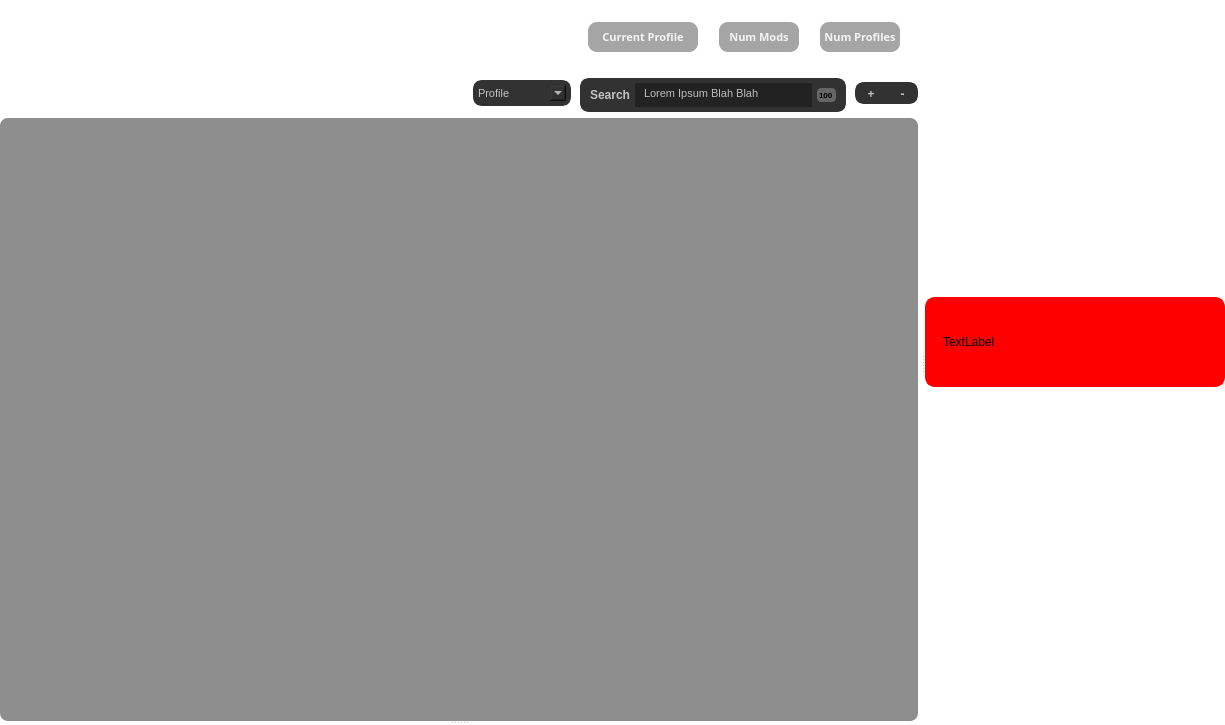
<?xml version="1.0" encoding="UTF-8"?>
<ui version="4.0">
 <class>GameManagerForm</class>
 <widget class="QWidget" name="GameManagerForm">
  <property name="geometry">
   <rect>
    <x>0</x>
    <y>0</y>
    <width>1225</width>
    <height>725</height>
   </rect>
  </property>
  <property name="windowTitle">
   <string>Form</string>
  </property>
  <property name="styleSheet">
   <string notr="true">QWidget{
	border-radius:0px;
	background-color: rgba(0,0,0,0);
}


QScrollBar:vertical{
	width:  12px;
	background-color: rgb(38, 38, 38);
	margin: 0px 0px 0px 0px;
}
QScrollBar:handle{
	min-height: 45px;
	border-radius: 4px;
	background-color: rgb(93, 93, 93);
}
QScrollBar:arrow{
	border-radius: 4px;
	background-color: rgb(103, 103, 103);
}
QScrollBar:handle:hover{
	border-radius: 4px;
	background-color: rgb(113, 113, 113);
}
QScrollBar::sub-page:vertical {
    background-color: rgb(50, 50, 50)
}

QScrollBar::add-page:vertical {
    background-color: rgb(50, 50, 50)
}</string>
  </property>
  <layout class="QGridLayout" name="gridLayout">
   <property name="leftMargin">
    <number>0</number>
   </property>
   <property name="topMargin">
    <number>0</number>
   </property>
   <property name="rightMargin">
    <number>0</number>
   </property>
   <property name="bottomMargin">
    <number>0</number>
   </property>
   <property name="spacing">
    <number>0</number>
   </property>
   <item row="0" column="0">
    <widget class="QSplitter" name="HorizontalSplitter">
     <property name="orientation">
      <enum>Qt::Horizontal</enum>
     </property>
     <property name="handleWidth">
      <number>5</number>
     </property>
     <widget class="QFrame" name="ContentFrame">
      <property name="styleSheet">
       <string notr="true">QWidget{
	background-color: rgba(0, 0, 0,0);
}</string>
      </property>
      <property name="frameShape">
       <enum>QFrame::StyledPanel</enum>
      </property>
      <property name="frameShadow">
       <enum>QFrame::Raised</enum>
      </property>
      <layout class="QVBoxLayout" name="verticalLayout">
       <property name="spacing">
        <number>0</number>
       </property>
       <property name="leftMargin">
        <number>0</number>
       </property>
       <property name="topMargin">
        <number>0</number>
       </property>
       <property name="rightMargin">
        <number>2</number>
       </property>
       <property name="bottomMargin">
        <number>0</number>
       </property>
       <item>
        <widget class="QWidget" name="DetailForm" native="true">
         <property name="sizePolicy">
          <sizepolicy hsizetype="Preferred" vsizetype="Minimum">
           <horstretch>0</horstretch>
           <verstretch>0</verstretch>
          </sizepolicy>
         </property>
         <property name="minimumSize">
          <size>
           <width>700</width>
           <height>45</height>
          </size>
         </property>
         <property name="maximumSize">
          <size>
           <width>16777215</width>
           <height>16777215</height>
          </size>
         </property>
         <property name="styleSheet">
          <string notr="true">QWidget{
	color: white;
	background-color: rgba(0, 0, 0,0);
}</string>
         </property>
         <layout class="QHBoxLayout" name="horizontalLayout">
          <property name="spacing">
           <number>0</number>
          </property>
          <property name="leftMargin">
           <number>0</number>
          </property>
          <property name="bottomMargin">
           <number>2</number>
          </property>
          <item>
           <widget class="QFrame" name="TitleFrame">
            <property name="minimumSize">
             <size>
              <width>226</width>
              <height>57</height>
             </size>
            </property>
            <property name="maximumSize">
             <size>
              <width>226</width>
              <height>57</height>
             </size>
            </property>
            <property name="styleSheet">
             <string notr="true">QWidget{
	background-color: rgba(0,0,0,0);
	border: 0px;
}</string>
            </property>
            <property name="frameShape">
             <enum>QFrame::StyledPanel</enum>
            </property>
            <property name="frameShadow">
             <enum>QFrame::Raised</enum>
            </property>
            <layout class="QVBoxLayout" name="verticalLayout_3">
             <property name="spacing">
              <number>0</number>
             </property>
             <property name="leftMargin">
              <number>0</number>
             </property>
             <property name="topMargin">
              <number>0</number>
             </property>
             <property name="rightMargin">
              <number>0</number>
             </property>
             <property name="bottomMargin">
              <number>0</number>
             </property>
             <item>
              <widget class="QWidget" name="SubLabelFrame" native="true">
               <property name="minimumSize">
                <size>
                 <width>0</width>
                 <height>0</height>
                </size>
               </property>
               <layout class="QHBoxLayout" name="horizontalLayout_5">
                <property name="spacing">
                 <number>0</number>
                </property>
                <property name="leftMargin">
                 <number>0</number>
                </property>
                <property name="topMargin">
                 <number>0</number>
                </property>
                <property name="rightMargin">
                 <number>0</number>
                </property>
                <property name="bottomMargin">
                 <number>0</number>
                </property>
                <item>
                 <spacer name="horizontalSpacer_4">
                  <property name="orientation">
                   <enum>Qt::Horizontal</enum>
                  </property>
                  <property name="sizeType">
                   <enum>QSizePolicy::Maximum</enum>
                  </property>
                  <property name="sizeHint" stdset="0">
                   <size>
                    <width>20</width>
                    <height>20</height>
                   </size>
                  </property>
                 </spacer>
                </item>
                <item>
                 <widget class="QPushButton" name="HomeLabel">
                  <property name="sizePolicy">
                   <sizepolicy hsizetype="Preferred" vsizetype="Preferred">
                    <horstretch>0</horstretch>
                    <verstretch>0</verstretch>
                   </sizepolicy>
                  </property>
                  <property name="maximumSize">
                   <size>
                    <width>45</width>
                    <height>16777215</height>
                   </size>
                  </property>
                  <property name="font">
                   <font>
                    <family>Segoe UI Variable Display Semib</family>
                    <weight>75</weight>
                    <bold>true</bold>
                   </font>
                  </property>
                  <property name="styleSheet">
                   <string notr="true">QPushButton{
	color: rgba(255,255,255,150);
	padding-top: 4px;
}

QPushButton:hover{
	color: rgba(255,255,255,200);
	padding-top: 4px;
}

QPushButton:pressed{
	color: rgba(255,255,255,180);
	padding-top: 4px;
}</string>
                  </property>
                  <property name="text">
                   <string>HOME &gt;</string>
                  </property>
                 </widget>
                </item>
                <item>
                 <spacer name="horizontalSpacer_5">
                  <property name="orientation">
                   <enum>Qt::Horizontal</enum>
                  </property>
                  <property name="sizeHint" stdset="0">
                   <size>
                    <width>157</width>
                    <height>20</height>
                   </size>
                  </property>
                 </spacer>
                </item>
               </layout>
              </widget>
             </item>
             <item>
              <widget class="QLabel" name="GameLabel">
               <property name="sizePolicy">
                <sizepolicy hsizetype="Minimum" vsizetype="Preferred">
                 <horstretch>0</horstretch>
                 <verstretch>0</verstretch>
                </sizepolicy>
               </property>
               <property name="minimumSize">
                <size>
                 <width>226</width>
                 <height>0</height>
                </size>
               </property>
               <property name="maximumSize">
                <size>
                 <width>16777215</width>
                 <height>34</height>
                </size>
               </property>
               <property name="font">
                <font>
                 <pointsize>25</pointsize>
                 <weight>75</weight>
                 <bold>true</bold>
                </font>
               </property>
               <property name="layoutDirection">
                <enum>Qt::LeftToRight</enum>
               </property>
               <property name="styleSheet">
                <string notr="true">QLabel{
	padding-left: 4px;
	padding-right: 4px;
}</string>
               </property>
               <property name="text">
                <string>TITLE</string>
               </property>
               <property name="scaledContents">
                <bool>false</bool>
               </property>
               <property name="alignment">
                <set>Qt::AlignCenter</set>
               </property>
              </widget>
             </item>
            </layout>
           </widget>
          </item>
          <item>
           <spacer name="horizontalSpacer">
            <property name="orientation">
             <enum>Qt::Horizontal</enum>
            </property>
            <property name="sizeType">
             <enum>QSizePolicy::MinimumExpanding</enum>
            </property>
            <property name="sizeHint" stdset="0">
             <size>
              <width>50</width>
              <height>10</height>
             </size>
            </property>
           </spacer>
          </item>
          <item>
           <widget class="QFrame" name="StatsFrame">
            <property name="minimumSize">
             <size>
              <width>0</width>
              <height>0</height>
             </size>
            </property>
            <property name="maximumSize">
             <size>
              <width>16777215</width>
              <height>40</height>
             </size>
            </property>
            <property name="font">
             <font>
              <family>Segoe UI Variable Display</family>
              <pointsize>8</pointsize>
             </font>
            </property>
            <property name="styleSheet">
             <string notr="true">QFrame{
	color: rgba(255, 255, 255, 225);
	background-color: rgba(0, 0, 0, 0);
}

QLabel{
	border-radius: 9px;
	background-color: rgba(0, 0, 0, 90); 
}
</string>
            </property>
            <property name="frameShape">
             <enum>QFrame::NoFrame</enum>
            </property>
            <property name="frameShadow">
             <enum>QFrame::Plain</enum>
            </property>
            <layout class="QHBoxLayout" name="horizontalLayout_4">
             <property name="spacing">
              <number>9</number>
             </property>
             <property name="topMargin">
              <number>0</number>
             </property>
             <property name="rightMargin">
              <number>9</number>
             </property>
             <property name="bottomMargin">
              <number>0</number>
             </property>
             <item>
              <widget class="QLabel" name="ProfileLabel">
               <property name="minimumSize">
                <size>
                 <width>110</width>
                 <height>0</height>
                </size>
               </property>
               <property name="maximumSize">
                <size>
                 <width>16777215</width>
                 <height>30</height>
                </size>
               </property>
               <property name="font">
                <font>
                 <family>Segoe UI Variable Display</family>
                 <pointsize>8</pointsize>
                 <weight>75</weight>
                 <bold>true</bold>
                </font>
               </property>
               <property name="text">
                <string>Current Profile</string>
               </property>
               <property name="alignment">
                <set>Qt::AlignCenter</set>
               </property>
               <property name="margin">
                <number>0</number>
               </property>
              </widget>
             </item>
             <item>
              <widget class="QLabel" name="line">
               <property name="minimumSize">
                <size>
                 <width>3</width>
                 <height>20</height>
                </size>
               </property>
               <property name="maximumSize">
                <size>
                 <width>3</width>
                 <height>20</height>
                </size>
               </property>
               <property name="font">
                <font>
                 <family>Segoe UI Variable Display</family>
                </font>
               </property>
               <property name="styleSheet">
                <string notr="true">QLabel{
	background-color: rgba(255, 255, 255, 225);
	border-width:3px;
	border-radius:6px;
}</string>
               </property>
               <property name="text">
                <string/>
               </property>
              </widget>
             </item>
             <item>
              <widget class="QLabel" name="ModCountLabel">
               <property name="minimumSize">
                <size>
                 <width>80</width>
                 <height>0</height>
                </size>
               </property>
               <property name="maximumSize">
                <size>
                 <width>16777215</width>
                 <height>30</height>
                </size>
               </property>
               <property name="font">
                <font>
                 <family>Segoe UI Variable Display</family>
                 <pointsize>8</pointsize>
                 <weight>75</weight>
                 <bold>true</bold>
                </font>
               </property>
               <property name="text">
                <string>Num Mods</string>
               </property>
               <property name="alignment">
                <set>Qt::AlignCenter</set>
               </property>
               <property name="margin">
                <number>0</number>
               </property>
              </widget>
             </item>
             <item>
              <widget class="QLabel" name="line_2">
               <property name="minimumSize">
                <size>
                 <width>3</width>
                 <height>20</height>
                </size>
               </property>
               <property name="maximumSize">
                <size>
                 <width>3</width>
                 <height>20</height>
                </size>
               </property>
               <property name="font">
                <font>
                 <family>Segoe UI Variable Display</family>
                </font>
               </property>
               <property name="styleSheet">
                <string notr="true">QLabel{
	background-color: rgba(255, 255, 255, 225);
	border-width:3px;
	border-radius:6px;
}</string>
               </property>
               <property name="text">
                <string/>
               </property>
              </widget>
             </item>
             <item>
              <widget class="QLabel" name="CountLabel2">
               <property name="minimumSize">
                <size>
                 <width>80</width>
                 <height>0</height>
                </size>
               </property>
               <property name="maximumSize">
                <size>
                 <width>16777215</width>
                 <height>30</height>
                </size>
               </property>
               <property name="font">
                <font>
                 <family>Segoe UI Variable Display</family>
                 <pointsize>8</pointsize>
                 <weight>75</weight>
                 <bold>true</bold>
                </font>
               </property>
               <property name="text">
                <string>Num Profiles</string>
               </property>
               <property name="alignment">
                <set>Qt::AlignCenter</set>
               </property>
               <property name="margin">
                <number>0</number>
               </property>
              </widget>
             </item>
            </layout>
           </widget>
          </item>
         </layout>
        </widget>
       </item>
       <item>
        <widget class="QWidget" name="ManagerToolBar" native="true">
         <property name="minimumSize">
          <size>
           <width>0</width>
           <height>50</height>
          </size>
         </property>
         <property name="maximumSize">
          <size>
           <width>16777215</width>
           <height>16777215</height>
          </size>
         </property>
         <property name="styleSheet">
          <string notr="true">QWidget{
background:  rgba(45, 45, 45, 0);
}

QPushButton {

color: white;
}</string>
         </property>
         <layout class="QHBoxLayout" name="horizontalLayout_3">
          <property name="spacing">
           <number>9</number>
          </property>
          <property name="leftMargin">
           <number>0</number>
          </property>
          <property name="topMargin">
           <number>0</number>
          </property>
          <property name="rightMargin">
           <number>0</number>
          </property>
          <property name="bottomMargin">
           <number>0</number>
          </property>
          <item>
           <spacer name="horizontalSpacer_3">
            <property name="orientation">
             <enum>Qt::Horizontal</enum>
            </property>
            <property name="sizeType">
             <enum>QSizePolicy::Minimum</enum>
            </property>
            <property name="sizeHint" stdset="0">
             <size>
              <width>10</width>
              <height>20</height>
             </size>
            </property>
           </spacer>
          </item>
          <item>
           <widget class="QFrame" name="ButtonFrame">
            <property name="sizePolicy">
             <sizepolicy hsizetype="Minimum" vsizetype="Preferred">
              <horstretch>0</horstretch>
              <verstretch>0</verstretch>
             </sizepolicy>
            </property>
            <property name="minimumSize">
             <size>
              <width>250</width>
              <height>0</height>
             </size>
            </property>
            <property name="maximumSize">
             <size>
              <width>250</width>
              <height>16777215</height>
             </size>
            </property>
            <property name="font">
             <font>
              <pointsize>8</pointsize>
              <weight>75</weight>
              <bold>true</bold>
             </font>
            </property>
            <property name="styleSheet">
             <string notr="true">QPushButton{
	color: white;
	border-radius: 8px;
	background-color:
    qlineargradient(
	spread: pad, 
	x2:0, y2:1.2, 
	x1:1.2 y1:1.25, 
	stop:0 rgb(30, 200, 255),
	stop:1 rgb(180, 50, 199)
	);
}</string>
            </property>
            <property name="frameShape">
             <enum>QFrame::StyledPanel</enum>
            </property>
            <property name="frameShadow">
             <enum>QFrame::Raised</enum>
            </property>
            <layout class="QHBoxLayout" name="horizontalLayout_2">
             <property name="topMargin">
              <number>9</number>
             </property>
             <property name="bottomMargin">
              <number>3</number>
             </property>
             <item>
              <widget class="QPushButton" name="GameTopButton_1">
               <property name="sizePolicy">
                <sizepolicy hsizetype="Maximum" vsizetype="Fixed">
                 <horstretch>0</horstretch>
                 <verstretch>0</verstretch>
                </sizepolicy>
               </property>
               <property name="minimumSize">
                <size>
                 <width>75</width>
                 <height>21</height>
                </size>
               </property>
               <property name="maximumSize">
                <size>
                 <width>75</width>
                 <height>16777215</height>
                </size>
               </property>
               <property name="font">
                <font>
                 <pointsize>8</pointsize>
                 <weight>75</weight>
                 <bold>true</bold>
                </font>
               </property>
               <property name="text">
                <string>PLAY</string>
               </property>
               <property name="icon">
                <iconset resource="../BurgerMenu/burgermenu.qrc">
                 <normaloff>:/icons/albums.png</normaloff>:/icons/albums.png</iconset>
               </property>
              </widget>
             </item>
             <item>
              <widget class="QPushButton" name="GameTopButton_2">
               <property name="sizePolicy">
                <sizepolicy hsizetype="Maximum" vsizetype="Fixed">
                 <horstretch>0</horstretch>
                 <verstretch>0</verstretch>
                </sizepolicy>
               </property>
               <property name="minimumSize">
                <size>
                 <width>75</width>
                 <height>21</height>
                </size>
               </property>
               <property name="maximumSize">
                <size>
                 <width>75</width>
                 <height>16777215</height>
                </size>
               </property>
               <property name="font">
                <font>
                 <pointsize>8</pointsize>
                 <weight>75</weight>
                 <bold>true</bold>
                </font>
               </property>
               <property name="text">
                <string>MORE</string>
               </property>
              </widget>
             </item>
             <item>
              <widget class="QPushButton" name="GameTopButton_3">
               <property name="sizePolicy">
                <sizepolicy hsizetype="Maximum" vsizetype="Fixed">
                 <horstretch>0</horstretch>
                 <verstretch>0</verstretch>
                </sizepolicy>
               </property>
               <property name="minimumSize">
                <size>
                 <width>70</width>
                 <height>21</height>
                </size>
               </property>
               <property name="maximumSize">
                <size>
                 <width>70</width>
                 <height>16777215</height>
                </size>
               </property>
               <property name="font">
                <font>
                 <pointsize>8</pointsize>
                 <weight>75</weight>
                 <bold>true</bold>
                </font>
               </property>
               <property name="text">
                <string>LINK</string>
               </property>
              </widget>
             </item>
            </layout>
           </widget>
          </item>
          <item>
           <widget class="QPushButton" name="pushButton">
            <property name="font">
             <font>
              <family>Segoe UI</family>
              <pointsize>9</pointsize>
              <weight>75</weight>
              <bold>true</bold>
             </font>
            </property>
            <property name="text">
             <string>HOME</string>
            </property>
           </widget>
          </item>
          <item>
           <widget class="QPushButton" name="pushButton_3">
            <property name="font">
             <font>
              <family>Segoe UI</family>
              <pointsize>9</pointsize>
              <weight>75</weight>
              <bold>true</bold>
             </font>
            </property>
            <property name="text">
             <string>EXTRA</string>
            </property>
           </widget>
          </item>
          <item>
           <spacer name="horizontalSpacer_2">
            <property name="orientation">
             <enum>Qt::Horizontal</enum>
            </property>
            <property name="sizeHint" stdset="0">
             <size>
              <width>453</width>
              <height>20</height>
             </size>
            </property>
           </spacer>
          </item>
          <item>
           <widget class="QComboBox" name="comboBox">
            <property name="minimumSize">
             <size>
              <width>98</width>
              <height>0</height>
             </size>
            </property>
            <property name="font">
             <font>
              <family>Nirmala UI</family>
              <pointsize>8</pointsize>
             </font>
            </property>
            <property name="styleSheet">
             <string notr="true">QWidget{
	color:  rgb(255,255,255,180);
	background-color: rgb(50,50,50);
	border: 5px solid rgb(50,50,50);
	border-radius: 9px;
}
</string>
            </property>
            <property name="currentText">
             <string>Profile</string>
            </property>
            <item>
             <property name="text">
              <string>Profile</string>
             </property>
            </item>
           </widget>
          </item>
          <item>
           <widget class="QFrame" name="frame_3">
            <property name="minimumSize">
             <size>
              <width>266</width>
              <height>34</height>
             </size>
            </property>
            <property name="maximumSize">
             <size>
              <width>16777215</width>
              <height>30</height>
             </size>
            </property>
            <property name="styleSheet">
             <string notr="true">QFrame{
background-color: rgba(255, 0, 0,0);
}

QWidget{
	color:  rgb(255,255,255,180);
	background-color: rgb(50,50,50);
	border: 5px solid rgb(50,50,50);
	border-radius: 9px;
}

QPushButton::hover{
	background-color: rgb(70,70,70);
	border: 5px solid rgb(70,70,70);
}

QPushButton::selected{
	background-color: rgb(80,80,80);
	border: 5px solid rgb(80,80,80);
}</string>
            </property>
            <property name="frameShape">
             <enum>QFrame::StyledPanel</enum>
            </property>
            <property name="frameShadow">
             <enum>QFrame::Raised</enum>
            </property>
            <layout class="QHBoxLayout" name="horizontalLayout_7">
             <property name="spacing">
              <number>0</number>
             </property>
             <property name="leftMargin">
              <number>0</number>
             </property>
             <property name="topMargin">
              <number>0</number>
             </property>
             <property name="rightMargin">
              <number>0</number>
             </property>
             <property name="bottomMargin">
              <number>0</number>
             </property>
             <item>
              <widget class="QPushButton" name="pushButton_4">
               <property name="font">
                <font>
                 <weight>75</weight>
                 <bold>true</bold>
                </font>
               </property>
               <property name="text">
                <string>Search</string>
               </property>
              </widget>
             </item>
             <item>
              <widget class="QTextEdit" name="textEdit">
               <property name="sizePolicy">
                <sizepolicy hsizetype="Fixed" vsizetype="Fixed">
                 <horstretch>0</horstretch>
                 <verstretch>0</verstretch>
                </sizepolicy>
               </property>
               <property name="minimumSize">
                <size>
                 <width>0</width>
                 <height>0</height>
                </size>
               </property>
               <property name="maximumSize">
                <size>
                 <width>16777215</width>
                 <height>16777215</height>
                </size>
               </property>
               <property name="font">
                <font>
                 <weight>75</weight>
                 <bold>true</bold>
                </font>
               </property>
               <property name="styleSheet">
                <string notr="true">padding-left: 5px;
border: 0px;
border-radius: 1px;
background-color: rgb(34, 34, 34);</string>
               </property>
               <property name="frameShape">
                <enum>QFrame::NoFrame</enum>
               </property>
               <property name="verticalScrollBarPolicy">
                <enum>Qt::ScrollBarAlwaysOff</enum>
               </property>
               <property name="horizontalScrollBarPolicy">
                <enum>Qt::ScrollBarAlwaysOff</enum>
               </property>
               <property name="html">
                <string>&lt;!DOCTYPE HTML PUBLIC &quot;-//W3C//DTD HTML 4.0//EN&quot; &quot;http://www.w3.org/TR/REC-html40/strict.dtd&quot;&gt;
&lt;html&gt;&lt;head&gt;&lt;meta name=&quot;qrichtext&quot; content=&quot;1&quot; /&gt;&lt;style type=&quot;text/css&quot;&gt;
p, li { white-space: pre-wrap; }
&lt;/style&gt;&lt;/head&gt;&lt;body style=&quot; font-family:'MS Shell Dlg 2'; font-size:8.25pt; font-weight:600; font-style:normal;&quot;&gt;
&lt;p style=&quot; margin-top:0px; margin-bottom:0px; margin-left:0px; margin-right:0px; -qt-block-indent:0; text-indent:0px;&quot;&gt;&lt;span style=&quot; font-weight:400;&quot;&gt;Lorem Ipsum Blah Blah&lt;/span&gt;&lt;/p&gt;&lt;/body&gt;&lt;/html&gt;</string>
               </property>
              </widget>
             </item>
             <item>
              <widget class="QLabel" name="label_2">
               <property name="font">
                <font>
                 <pointsize>6</pointsize>
                 <weight>75</weight>
                 <bold>true</bold>
                </font>
               </property>
               <property name="styleSheet">
                <string notr="true">background-color: rgb(102, 102, 102);
color: rgb(0, 0, 0);</string>
               </property>
               <property name="text">
                <string>100</string>
               </property>
              </widget>
             </item>
            </layout>
           </widget>
          </item>
          <item>
           <widget class="QFrame" name="frame">
            <property name="minimumSize">
             <size>
              <width>63</width>
              <height>0</height>
             </size>
            </property>
            <property name="maximumSize">
             <size>
              <width>16777215</width>
              <height>22</height>
             </size>
            </property>
            <property name="styleSheet">
             <string notr="true">QFrame{
background-color: rgba(255, 0, 0,0);
}

QPushButton{
	color:  rgb(255,255,255,180);
	background-color: rgb(50,50,50);
	border: 5px solid rgb(50,50,50);
	border-radius: 9px;
	border-top-left-radius: 0px;
	border-bottom-left-radius: 0px;
}

QPushButton::hover{
	background-color: rgb(70,70,70);
	border: 5px solid rgb(70,70,70);
}

QPushButton::selected{
	background-color: rgb(80,80,80);
	border: 5px solid rgb(80,80,80);
}</string>
            </property>
            <property name="frameShape">
             <enum>QFrame::StyledPanel</enum>
            </property>
            <property name="frameShadow">
             <enum>QFrame::Raised</enum>
            </property>
            <layout class="QHBoxLayout" name="horizontalLayout_6">
             <property name="spacing">
              <number>0</number>
             </property>
             <property name="leftMargin">
              <number>0</number>
             </property>
             <property name="topMargin">
              <number>0</number>
             </property>
             <property name="rightMargin">
              <number>0</number>
             </property>
             <property name="bottomMargin">
              <number>0</number>
             </property>
             <item>
              <widget class="QPushButton" name="sizeUpButton">
               <property name="font">
                <font>
                 <family>Segoe Fluent Icons</family>
                 <pointsize>9</pointsize>
                 <weight>75</weight>
                 <bold>true</bold>
                </font>
               </property>
               <property name="styleSheet">
                <string notr="true">QPushButton{
	color:  rgb(255,255,255,180);
	background-color: rgb(50,50,50);
	border: 5px solid rgb(50,50,50);
	border-radius: 9px;

	border-top-right-radius: 0px;
	border-bottom-right-radius: 0px;
}


QPushButton::hover{
	background-color: rgb(70,70,70);
	border: 5px solid rgb(70,70,70);
}

QPushButton::pressed{
	background-color: rgb(80,80,80);
	border: 5px solid rgb(80,80,80);
}</string>
               </property>
               <property name="text">
                <string>+</string>
               </property>
              </widget>
             </item>
             <item>
              <widget class="QPushButton" name="sizeDownButton">
               <property name="font">
                <font>
                 <family>Segoe Fluent Icons</family>
                 <pointsize>9</pointsize>
                 <weight>75</weight>
                 <bold>true</bold>
                </font>
               </property>
               <property name="text">
                <string>-</string>
               </property>
              </widget>
             </item>
            </layout>
           </widget>
          </item>
         </layout>
        </widget>
       </item>
       <item>
        <widget class="QSplitter" name="VerticalSplitter">
         <property name="orientation">
          <enum>Qt::Vertical</enum>
         </property>
         <property name="childrenCollapsible">
          <bool>true</bool>
         </property>
         <widget class="QWidget" name="ContentFrame_2" native="true">
          <property name="minimumSize">
           <size>
            <width>0</width>
            <height>350</height>
           </size>
          </property>
          <property name="maximumSize">
           <size>
            <width>16777215</width>
            <height>16777215</height>
           </size>
          </property>
          <property name="styleSheet">
           <string notr="true">QWidget{
	border: 3px  rgba(40,40,40,80);
	border-radius: 8px;
	background-color: rgba(40, 40, 40,80);
}

QLabel{
	background-color: rgb(255, 0, 4);
	border-radius: 5px;
}</string>
          </property>
          <layout class="QGridLayout" name="gridLayout_2">
           <property name="leftMargin">
            <number>0</number>
           </property>
           <property name="topMargin">
            <number>0</number>
           </property>
           <property name="rightMargin">
            <number>0</number>
           </property>
           <property name="bottomMargin">
            <number>0</number>
           </property>
           <property name="spacing">
            <number>0</number>
           </property>
           <item row="0" column="0">
            <widget class="QScrollArea" name="scrollArea">
             <property name="sizePolicy">
              <sizepolicy hsizetype="Preferred" vsizetype="Preferred">
               <horstretch>0</horstretch>
               <verstretch>0</verstretch>
              </sizepolicy>
             </property>
             <property name="minimumSize">
              <size>
               <width>0</width>
               <height>350</height>
              </size>
             </property>
             <property name="mouseTracking">
              <bool>true</bool>
             </property>
             <property name="styleSheet">
              <string notr="true">QScrollArea{
	background-color: qlineargradient(spread: pad, 
	x1:0, y1:1.5, 
	x2:0, y2:0, 
	stop:0 rgba(0, 0, 0, 120), 
	stop:1 rgba(0, 0, 0, 0)
	);
}
</string>
             </property>
             <property name="frameShape">
              <enum>QFrame::NoFrame</enum>
             </property>
             <property name="frameShadow">
              <enum>QFrame::Plain</enum>
             </property>
             <property name="widgetResizable">
              <bool>true</bool>
             </property>
             <property name="alignment">
              <set>Qt::AlignHCenter|Qt::AlignTop</set>
             </property>
             <widget class="QWidget" name="GameCardGrid">
              <property name="geometry">
               <rect>
                <x>0</x>
                <y>0</y>
                <width>918</width>
                <height>603</height>
               </rect>
              </property>
              <property name="sizePolicy">
               <sizepolicy hsizetype="Preferred" vsizetype="Expanding">
                <horstretch>0</horstretch>
                <verstretch>0</verstretch>
               </sizepolicy>
              </property>
              <property name="minimumSize">
               <size>
                <width>0</width>
                <height>0</height>
               </size>
              </property>
              <property name="mouseTracking">
               <bool>true</bool>
              </property>
              <property name="styleSheet">
               <string notr="true">QWidget{
	border: 3px  rgba(0,0,0,0);
	border-radius: 8px;
	background-color: rgba(0, 0, 0,0);
}
</string>
              </property>
              <layout class="QGridLayout" name="gridLayout_3">
               <property name="sizeConstraint">
                <enum>QLayout::SetFixedSize</enum>
               </property>
               <property name="leftMargin">
                <number>35</number>
               </property>
               <property name="topMargin">
                <number>32</number>
               </property>
               <property name="rightMargin">
                <number>35</number>
               </property>
               <item row="0" column="0">
                <spacer name="verticalSpacer">
                 <property name="orientation">
                  <enum>Qt::Vertical</enum>
                 </property>
                 <property name="sizeType">
                  <enum>QSizePolicy::Fixed</enum>
                 </property>
                 <property name="sizeHint" stdset="0">
                  <size>
                   <width>20</width>
                   <height>10</height>
                  </size>
                 </property>
                </spacer>
               </item>
              </layout>
             </widget>
            </widget>
           </item>
          </layout>
         </widget>
         <widget class="QWidget" name="PackageDetails" native="true">
          <property name="minimumSize">
           <size>
            <width>0</width>
            <height>0</height>
           </size>
          </property>
          <property name="maximumSize">
           <size>
            <width>16777215</width>
            <height>200</height>
           </size>
          </property>
          <property name="styleSheet">
           <string notr="true"/>
          </property>
          <layout class="QGridLayout" name="gridLayout_4">
           <property name="leftMargin">
            <number>0</number>
           </property>
           <property name="topMargin">
            <number>0</number>
           </property>
           <property name="rightMargin">
            <number>0</number>
           </property>
           <property name="bottomMargin">
            <number>0</number>
           </property>
           <property name="spacing">
            <number>0</number>
           </property>
          </layout>
         </widget>
        </widget>
       </item>
      </layout>
     </widget>
     <widget class="QWidget" name="RightPanelLayout" native="true">
      <property name="minimumSize">
       <size>
        <width>300</width>
        <height>0</height>
       </size>
      </property>
      <property name="styleSheet">
       <string notr="true">QWidget{
	background-color: rgba(0, 0, 0,0);
}</string>
      </property>
      <layout class="QVBoxLayout" name="verticalLayout_2">
       <property name="spacing">
        <number>0</number>
       </property>
       <property name="leftMargin">
        <number>0</number>
       </property>
       <property name="topMargin">
        <number>0</number>
       </property>
       <property name="rightMargin">
        <number>0</number>
       </property>
       <property name="bottomMargin">
        <number>0</number>
       </property>
       <item>
        <widget class="QFrame" name="frame_2">
         <property name="maximumSize">
          <size>
           <width>16777215</width>
           <height>90</height>
          </size>
         </property>
         <property name="styleSheet">
          <string notr="true">border-radius: 10px;
border: 3px solid rgb(255, 0, 0);
background-color: rgb(255, 0, 0);</string>
         </property>
         <property name="frameShape">
          <enum>QFrame::StyledPanel</enum>
         </property>
         <property name="frameShadow">
          <enum>QFrame::Raised</enum>
         </property>
         <layout class="QGridLayout" name="gridLayout_5">
          <item row="0" column="0">
           <widget class="QLabel" name="label">
            <property name="text">
             <string>TextLabel</string>
            </property>
           </widget>
          </item>
         </layout>
        </widget>
       </item>
       <item>
        <spacer name="verticalSpacer_2">
         <property name="orientation">
          <enum>Qt::Vertical</enum>
         </property>
         <property name="sizeType">
          <enum>QSizePolicy::Maximum</enum>
         </property>
         <property name="sizeHint" stdset="0">
          <size>
           <width>20</width>
           <height>40</height>
          </size>
         </property>
        </spacer>
       </item>
      </layout>
     </widget>
    </widget>
   </item>
  </layout>
 </widget>
 <resources>
  <include location="../BurgerMenu/burgermenu.qrc"/>
 </resources>
 <connections/>
</ui>
